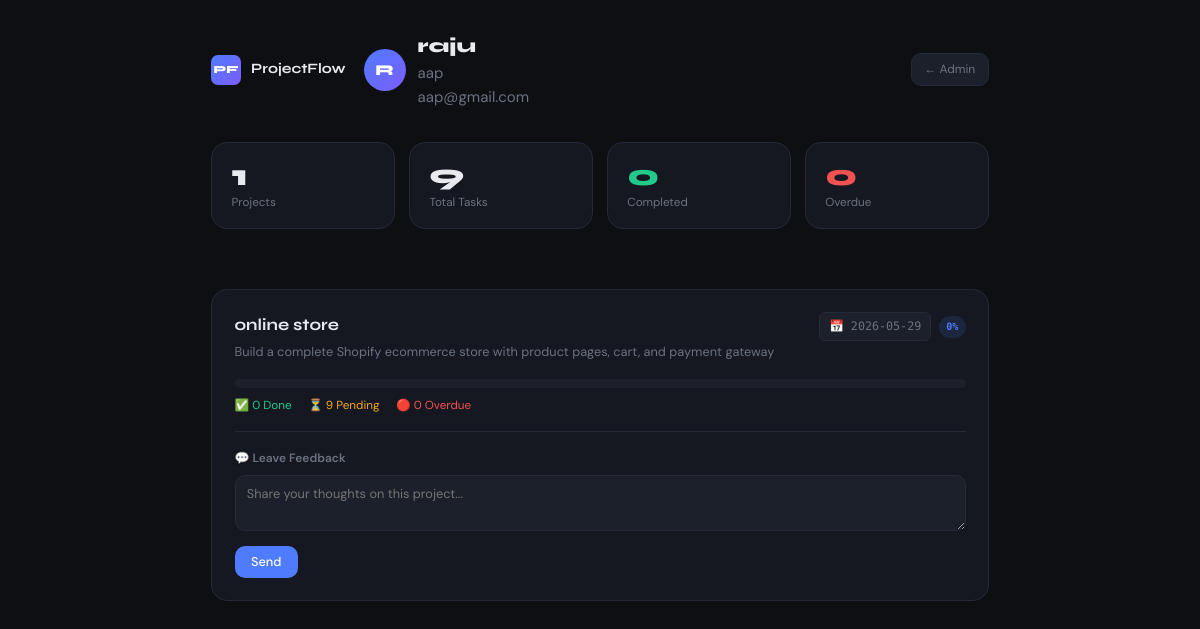
The page /client/3 on the database its author committed.
### tables this page shows
CREATE TABLE clients (
                id INTEGER PRIMARY KEY AUTOINCREMENT,
                name TEXT NOT NULL,
                email TEXT,
                company TEXT,
                created_at TEXT DEFAULT (date('now'))
            );

CREATE TABLE projects (
                id INTEGER PRIMARY KEY AUTOINCREMENT,
                client_id INTEGER NOT NULL,
                title TEXT NOT NULL,
                description TEXT,
                deadline TEXT,
                created_at TEXT DEFAULT (date('now')),
                FOREIGN KEY (client_id) REFERENCES clients(id)
            );

### app.py (the view)
@app.route('/client/<int:client_id>')
def client_view(client_id):
    today = date.today().isoformat()
    with get_db() as conn:
        client   = conn.execute('SELECT * FROM clients WHERE id=?', (client_id,)).fetchone()
        projects = conn.execute('SELECT * FROM projects WHERE client_id=?', (client_id,)).fetchall()
        feedback = conn.execute('''SELECT * FROM feedback WHERE project_id IN
            (SELECT id FROM projects WHERE client_id=?) ORDER BY created_at DESC''', (client_id,)).fetchall()
    if not client: return redirect(url_for('index'))
    stats = {p['id']: compute_stats(p['id']) for p in projects}
    return render_template('client_view.html', client=client, projects=projects,
                           stats=stats, feedback=feedback, today=today)

### app.py (called while the page is built)
def get_db():
    conn = sqlite3.connect(DATABASE)
    conn.row_factory = sqlite3.Row
    conn.execute("PRAGMA journal_mode=WAL")
    return conn

def compute_stats(project_id):
    today = date.today().isoformat()
    with get_db() as conn:
        tasks = conn.execute('SELECT * FROM tasks WHERE project_id = ?', (project_id,)).fetchall()
    total     = len(tasks)
    completed = sum(1 for t in tasks if t['status'] == 'Completed')
    overdue   = sum(1 for t in tasks if t['status'] != 'Completed' and t['deadline'] and t['deadline'] < today)
    pending   = total - completed - overdue
    progress  = int((completed / total) * 100) if total else 0
    return dict(total=total, completed=completed, overdue=overdue, pending=pending, progress=progress)

### templates/client_view.html (shortened to what this page needs)
<!DOCTYPE html>
<html lang="en">
<head>
  <link rel="stylesheet" href="{{ url_for('static', filename='style.css') }}"/>
</head>
<body class="portal-body">
<div class="portal-wrap">
  <header class="portal-header">
    <div class="logo" style="border:none;padding:0">
      <span class="logo-mark">PF</span>
      <span class="logo-text">ProjectFlow</span>
    </div>
    <div class="portal-client-info">
      <div class="portal-avatar">{{ client.name[0].upper() }}</div>
      <div>
        <h1>{{ client.name }}</h1>
        {% if client.company %}<p class="muted">{{ client.company }}</p>{% endif %}
        {% if client.email %}<p class="muted">{{ client.email }}</p>{% endif %}
      </div>
    </div>
    <a href="{{ url_for('index') }}" class="btn-ghost" style="width:auto">← Admin</a>
  </header>
  <div class="stats-row" style="padding-bottom:2rem">
    <div class="stat-card">
      <span class="stat-num">{{ projects|length }}</span>
      <span class="stat-label">Projects</span>
    </div>
    <div class="stat-card">
      <span class="stat-num">{{ stats.values()|sum(attribute='total') }}</span>
      <span class="stat-label">Total Tasks</span>
    </div>
    <div class="stat-card">
      <span class="stat-num green">{{ stats.values()|sum(attribute='completed') }}</span>
      <span class="stat-label">Completed</span>
    </div>
    <div class="stat-card">
      <span class="stat-num red">{{ stats.values()|sum(attribute='overdue') }}</span>
      <span class="stat-label">Overdue</span>
    </div>
  </div>
  {% for p in projects %}
  {% set s = stats[p.id] %}
  <div class="portal-project">
    <div class="portal-proj-hdr">
      <div>
        <h2 class="portal-proj-title">{{ p.title }}</h2>
        {% if p.description %}<p class="muted" style="font-size:.85rem;margin-top:3px">{{ p.description }}</p>{% endif %}
      </div>
      <div style="display:flex;align-items:center;gap:8px;flex-shrink:0">
        {% if p.deadline %}<span class="deadline-tag">📅 {{ p.deadline }}</span>{% endif %}
        <span class="badge {% if s.progress==100 %}badge-green{% elif s.overdue>0 %}badge-red{% else %}badge-blue{% endif %}">
          {{ s.progress }}%
        </span>
      </div>
    </div>
    <div class="big-progress-wrap" style="margin-bottom:1rem">
      <div class="big-progress-bar">
      </div>
      <div class="progress-legend">
        <span class="leg green">✅ {{ s.completed }} Done</span>
        <span class="leg yellow">⏳ {{ s.pending }} Pending</span>
        <span class="leg red">🔴 {{ s.overdue }} Overdue</span>
      </div>
    </div>
    <div class="feedback-box">
      <p class="feedback-label">💬 Leave Feedback</p>
      <form method="POST" action="{{ url_for('add_feedback') }}">
        <textarea name="message" rows="2" placeholder="Share your thoughts on this project..."></textarea>
        <button type="submit" class="btn-primary" style="margin-top:8px">Send</button>
      </form>
    </div>
  </div>
  {% else %}
  <div class="empty-state">
    <p style="font-size:2.5rem;margin-bottom:.8rem">📋</p>
    <p>No projects assigned to this client yet.</p>
  </div>
  {% endfor %}
</div>
</body>
</html>

### rows shown on the page
clients: name "R", name "raju", company "aap", email "aap@gmail.com"
projects: title "online store", description "Build a complete Shopify ecommerce store with product pages, cart, and payment gateway", deadline "2026-05-29", progress "0", completed "0", pending "9", overdue "0"

### other values the page prints
{{ projects|length }} "1"
{{ stats.values()|sum(attribute='total') }} "9"
{{ stats.values()|sum(attribute='completed') }} "0"
{{ stats.values()|sum(attribute='overdue') }} "0"
